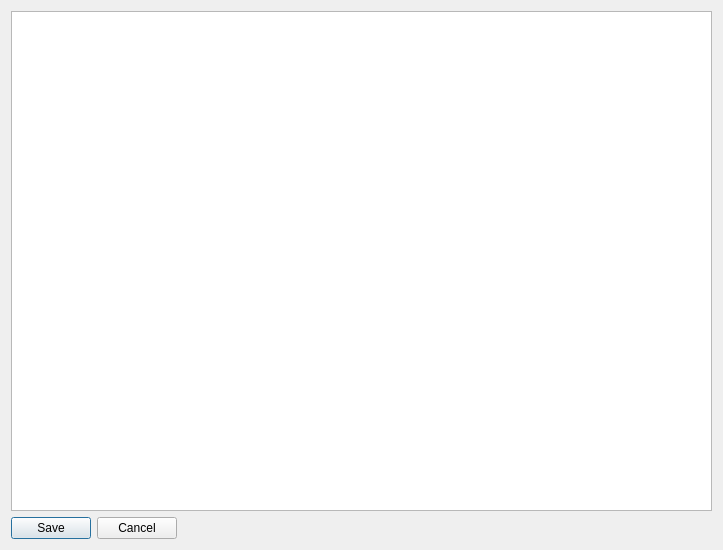
<?xml version="1.0" encoding="UTF-8"?>
<ui version="4.0">
 <class>PlaneDetectSetParamDialog</class>
 <widget class="QDialog" name="PlaneDetectSetParamDialog">
  <property name="geometry">
   <rect>
    <x>0</x>
    <y>0</y>
    <width>723</width>
    <height>549</height>
   </rect>
  </property>
  <property name="windowTitle">
   <string>平面提取参数设置</string>
  </property>
  <layout class="QFormLayout" name="formLayout">
   <property name="fieldGrowthPolicy">
    <enum>QFormLayout::AllNonFixedFieldsGrow</enum>
   </property>
   <item row="0" column="0" colspan="2">
    <layout class="QVBoxLayout" name="verticalLayout">
     <item>
      <widget class="QTableView" name="tableView">
       <property name="minimumSize">
        <size>
         <width>0</width>
         <height>500</height>
        </size>
       </property>
      </widget>
     </item>
    </layout>
   </item>
   <item row="1" column="0">
    <widget class="QDialogButtonBox" name="buttonBox">
     <property name="sizePolicy">
      <sizepolicy hsizetype="Expanding" vsizetype="Expanding">
       <horstretch>0</horstretch>
       <verstretch>0</verstretch>
      </sizepolicy>
     </property>
     <property name="layoutDirection">
      <enum>Qt::LeftToRight</enum>
     </property>
     <property name="autoFillBackground">
      <bool>false</bool>
     </property>
     <property name="orientation">
      <enum>Qt::Horizontal</enum>
     </property>
     <property name="standardButtons">
      <set>QDialogButtonBox::Cancel|QDialogButtonBox::Save</set>
     </property>
    </widget>
   </item>
  </layout>
 </widget>
 <resources/>
 <connections>
  <connection>
   <sender>buttonBox</sender>
   <signal>accepted()</signal>
   <receiver>PlaneDetectSetParamDialog</receiver>
   <slot>accept()</slot>
   <hints>
    <hint type="sourcelabel">
     <x>248</x>
     <y>254</y>
    </hint>
    <hint type="destinationlabel">
     <x>157</x>
     <y>274</y>
    </hint>
   </hints>
  </connection>
  <connection>
   <sender>buttonBox</sender>
   <signal>rejected()</signal>
   <receiver>PlaneDetectSetParamDialog</receiver>
   <slot>reject()</slot>
   <hints>
    <hint type="sourcelabel">
     <x>316</x>
     <y>260</y>
    </hint>
    <hint type="destinationlabel">
     <x>286</x>
     <y>274</y>
    </hint>
   </hints>
  </connection>
 </connections>
</ui>
